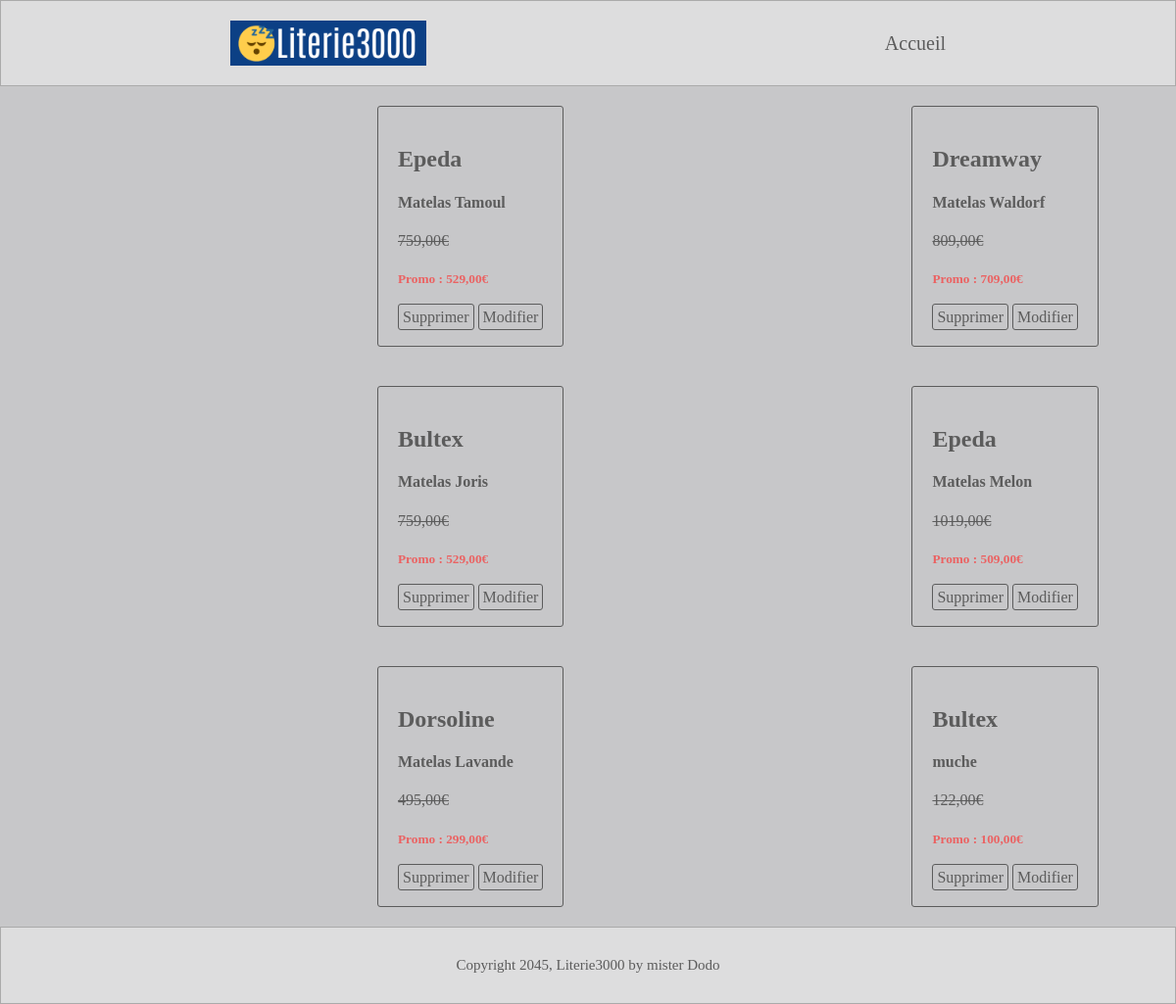
The page /catalogue.php on the database its author committed.
### tables this page shows
CREATE TABLE `matelas` (
  `id` tinyint(4) NOT NULL AUTO_INCREMENT,
  `marque` varchar(50) NOT NULL,
  `nom` varchar(50) NOT NULL,
  `prix` int(11) NOT NULL,
  `reduction` int(11) DEFAULT NULL,
  `image` text DEFAULT NULL,
  PRIMARY KEY (`id`)
);

### catalogue.php (the view, shortened to what this page needs)
<?php
$dsn = "mysql:host=localhost;dbname=literie3000";
$db = new PDO($dsn, "root", "");
$query = $db->query("SELECT * FROM matelas");
$matelas = $query->fetchAll();
include('tpl/header.php');
?>
<main>
    <div class="catalogue container">
        <?php
        foreach ($matelas as $matela) {
        ?>
            <div class="imgCatalogue">
            </div>
            <div class="infoCatalogue">
                <h2><?= $matela["marque"] ?></h2>
                <h4><?= $matela["nom"] ?></h4>
                <p class="barre"><?= $matela["prix"] ?>,00€</p>
                <h5>Promo : <?= $matela["reduction"] ?>,00€</h5>
                <div class="inputCatalogue">
                    <a class="btn-suppMatelas" href="" value="Supprimer">Supprimer</a>
                    <a class="btn-updateMatelas" href="" value="Modifier">Modifier</a>
                </div>
            </div>
        <?php
        }
        ?>
    </div>
</main>
<?php
include('tpl/footer.php');
?>

### tpl/header.php (shortened to what this page needs)
<!DOCTYPE html>
<html lang="en">
<head>
    <link rel="stylesheet" href="assets/css/main.css" />
</head>
<body>
    <header>
        <div class="navbar">
            <img src="assets/img/literie3000.png" alt="">
            <a href="/literie3000">Accueil</a>
        </div>
    </header>

### tpl/footer.php
    <footer>
        <p class="copyright">Copyright 2045, Literie3000 by mister Dodo</p>
    </footer>
</body>
</html>

### assets/css/main.css (style rules this page uses)
html { font-size: 62.5%; }
body { font-size: 1.6rem; background-color: #c7c7c9; margin: 0 auto; padding: 0 auto; }
.navbar { background-color: rgba(255, 255, 255, 0.39); display: flex; justify-content: space-around; align-items: center; border: rgba(92, 92, 92, 0.397) solid 0.1rem; }
.navbar img { width: 20rem; margin-top: 2rem; margin-bottom: 2rem; }
.navbar a { text-decoration: none; margin-top: 2rem; margin-bottom: 2rem; font-size: 2rem; color: #5c5c5c; }
footer { background-color: rgba(255, 255, 255, 0.39); display: flex; justify-content: space-around; align-items: center; border: rgba(92, 92, 92, 0.397) solid 0.1rem; }
footer p { margin-top: 3rem; margin-bottom: 3rem; font-size: 1.5rem; color: #5c5c5c; }
.container { max-width: 1100px; margin: 0 auto; }
.catalogue { display: flex; flex-wrap: wrap; }
.catalogue .imgCatalogue { flex-basis: 25%; margin: 2rem; }
.catalogue .infoCatalogue { border-radius: 0.3rem; border: #5c5c5c solid 0.1rem; padding: 2rem; margin: 2rem; color: #5c5c5c; }
.catalogue .infoCatalogue .barre { text-decoration: line-through; }
.catalogue .infoCatalogue h5 { color: #eb6262; }
.catalogue .btn-suppMatelas, .catalogue .btn-updateMatelas { background: transparent; border: #5c5c5c solid 0.1rem; border-radius: 0.3rem; padding: 0.4rem; color: #5c5c5c; text-decoration: none; }

### rows shown on the page
matelas: marque "Epeda", nom "Matelas Tamoul", prix "759", reduction "529"
matelas: marque "Dreamway", nom "Matelas Waldorf", prix "809", reduction "709"
matelas: marque "Bultex", nom "Matelas Joris", prix "759", reduction "529"
matelas: marque "Epeda", nom "Matelas Melon", prix "1019", reduction "509"
matelas: marque "Dorsoline", nom "Matelas Lavande", prix "495", reduction "299"
matelas: marque "Bultex", nom "muche", prix "122", reduction "100"
